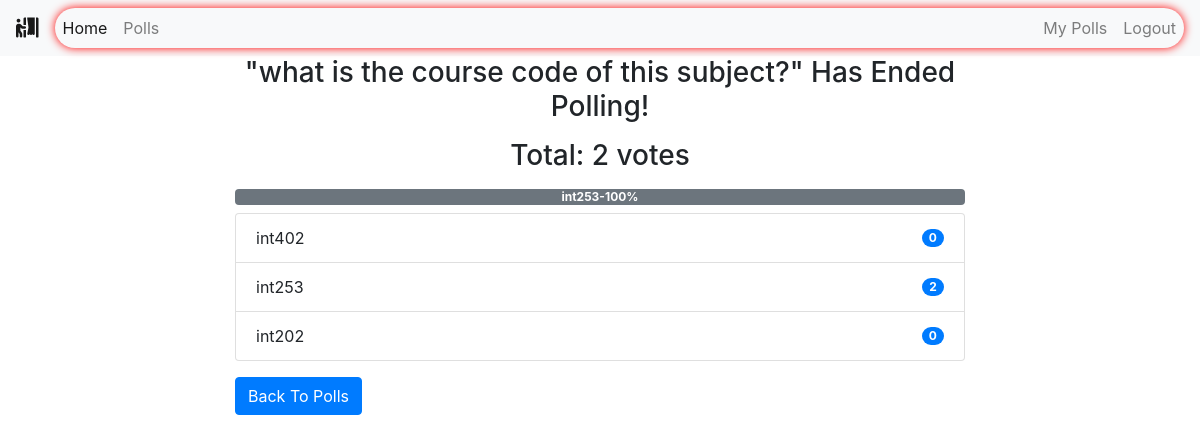
The app's page /polls/1/ (signed in) with its own data.
### polls/models.py (models this page shows, shortened)
class Poll(models.Model):
    owner = models.ForeignKey(User, on_delete=models.CASCADE)
    text = models.TextField()
    pub_date = models.DateTimeField(default=timezone.now)
    active = models.BooleanField(default=True)
    created_at = models.DateTimeField(auto_now_add=True)
    @property
    def get_vote_count(self):
        return self.vote_set.count()
    def get_result_dict(self):
        res = []
        for choice in self.choice_set.all():
            d = {}
            alert_class = ['primary', 'secondary', 'success',
                           'danger', 'dark', 'warning', 'info']
            d['alert_class'] = secrets.choice(alert_class)
            d['text'] = choice.choice_text
            d['num_votes'] = choice.get_vote_count
            if not self.get_vote_count:
                d['percentage'] = 0
            else:
                d['percentage'] = (choice.get_vote_count /
                                   self.get_vote_count)*100
            res.append(d)
        return res

class Choice(models.Model):
    poll = models.ForeignKey(Poll, on_delete=models.CASCADE)
    choice_text = models.CharField(max_length=255)
    created_at = models.DateTimeField(auto_now_add=True)
    updated_at = models.DateTimeField(auto_now=True)
    @property
    def get_vote_count(self):
        return self.vote_set.count()

### polls/views.py (the view, shortened to what this page needs)
# urls.py: path('<int:poll_id>/', views.poll_detail, name='detail'),
def poll_detail(request, poll_id):
    poll = get_object_or_404(Poll, id=poll_id)
    if not poll.active:
        return render(request, 'polls/poll_result.html', {'poll': poll})

### polls/templates/polls/poll_result.html
{% extends 'base.html' %}
{% block content %}
<div class="container">
    {% if messages %}
    <div class="messages">
        {% for message in messages %}
        <div {% if message.tags %} class="{{ message.tags }}" {% endif %}>{{ message }}
            <button type="button" class="close" data-dismiss="alert" aria-label="Close">
                <span aria-hidden="true">&times;</span>
            </button>
        </div>
        {% endfor %}
    </div>
    {% else %}
    <div class="row">
        <div class="col-md-8 offset-sm-2">
            {% if poll.active %}
            <h3 class="mt-3 mb-3 text-center">Result for: {{ poll.text }}</h3>
            {% else %}
            <h3 class="mt-3 mb-3 text-center">"{{ poll.text }}" Has Ended Polling!</h3>
            {% endif %}
            <h3 class="mb-2 text-center">Total: {{ poll.get_vote_count }} votes</h3>
            <div class="progress mt-3 mb-2">
                {% for choice in poll.get_result_dict %}
                <div class="progress-bar bg-{{ choice.alert_class }}" role="progressbar" style="width: {{ choice.percentage }}%;"
                    aria-valuenow="30" aria-valuemin="0" aria-valuemax="100"><b>
                        {{choice.text|truncatewords:2}}-{{choice.percentage|floatformat}}%</b>
                </div>
                {% endfor %}
            </div>
            <ul class="list-group">
                {% for choice in poll.choice_set.all %}
                <li class="list-group-item d-flex justify-content-between align-items-center">
                    {{ choice.choice_text }}
                    <span class="badge badge-primary badge-pill">{{ choice.get_vote_count }}</span>
                </li>
                {% endfor %}
            </ul>
            {% endif %}
            <a class="btn btn-primary mt-3" href="{% url 'polls:list' %}" role="button">Back To Polls</a>
        </div>
    </div>
</div>
{% endblock content %}

### records on screen
Poll: text "what is the course code of this subject?", get_vote_count "2"
Choice: text "int253", choice_text "int253", get_vote_count "2"
Choice: choice_text "int402", get_vote_count "0"
Choice: choice_text "int202", get_vote_count "0"

### other values on screen
{{ choice.percentage|floatformat }} "100"
